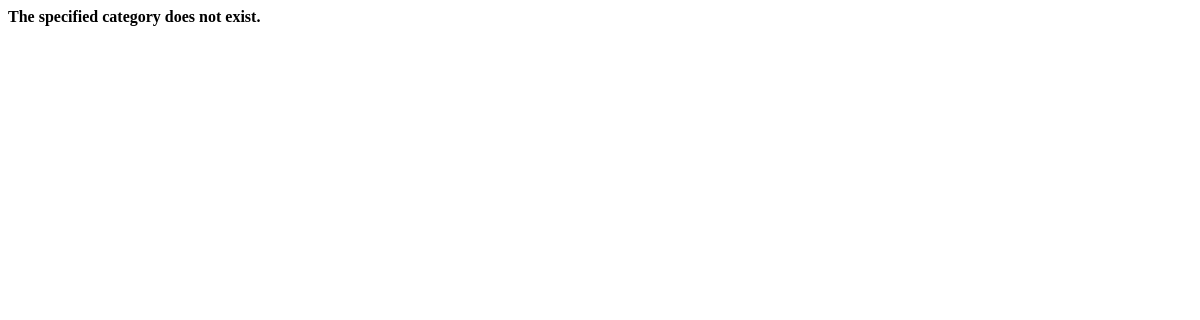
/rango/category/python/, run on an earlier commit of the app's database.
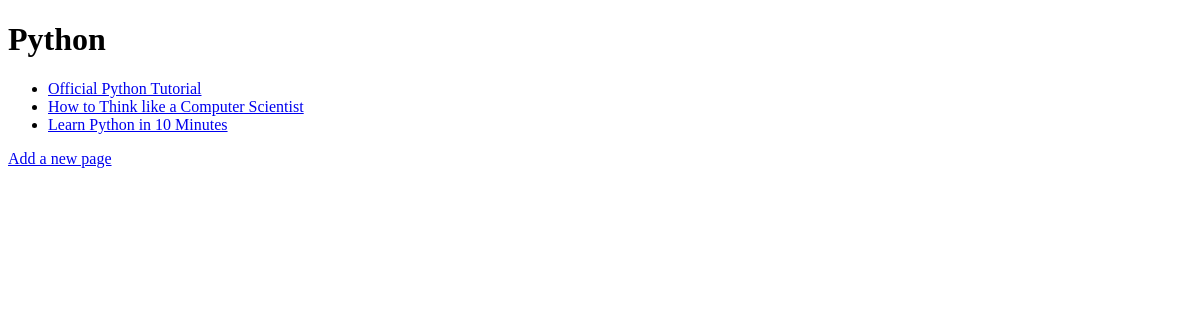
And on a later commit of the database.
### rango/models.py (models this page shows, shortened)
class Category(models.Model):
    name = models.CharField(max_length=128, unique=True)
    views = models.IntegerField(default=0)
    likes = models.IntegerField(default=0)
    slug = models.SlugField(default='')
    class Meta:
        verbose_name_plural = "Categories"

class Page(models.Model):
    category = models.ForeignKey(Category)
    title = models.CharField(max_length=128)
    url = models.URLField()
    views = models.IntegerField(default=0)

### rango/views.py (the view)
# urls.py: url(r'^category/(?P<category_name_slug>[\w\-]+)/add_page/$', views.add_page, name='add_page'),
def category(request, category_name_slug):
    context_dict = {}
    try:
        category = Category.objects.get(slug=category_name_slug)
        context_dict['category_name'] = category.name
        context_dict['category_name_slug'] = category.slug
        pages = Page.objects.filter(category=category)
        context_dict['pages'] = pages
        context_dict['category'] = category
    except Category.DoesNotExist:
        pass
    return render(request, 'rango/category.html', context_dict)

### templates/rango/category.html (shortened to what this page needs)
<!DOCTYPE html>
<html>
	<head>
	</head>
	<body>
		{% if category %}
			<h1>{{ category_name }}</h1>
			{% if pages %}
				<ul>
					{% for page in pages %}
						<li><a href="{{ page.url }}">{{ page.title }}</a></li>
					{% endfor %}
				</ul>
			{% else %}
				<strong>No pages currently in category.</strong>
			{% endif %}
			<a href="/rango/category/{{ category_name_slug }}/add_page/">Add a new page</a> <br/>
		{% else %}
			<strong>The specified category {{ category_name }} does not exist.</strong>
		{% endif %}
	</body>
</html>

What changed in the data, as far as the page shows it:
now on this page (row edited): Category: name "Python"
changed Category: slug "b''" → "python" (drawn)
now on this page (row edited): Page: title "Official Python Tutorial"
now on this page (row edited): Page: title "How to Think like a Computer Scientist"
now on this page (row edited): Page: title "Learn Python in 10 Minutes"
Also different on the page:
text no longer shown: "The specified category does not exist."
text now shown: "Add a new page"
